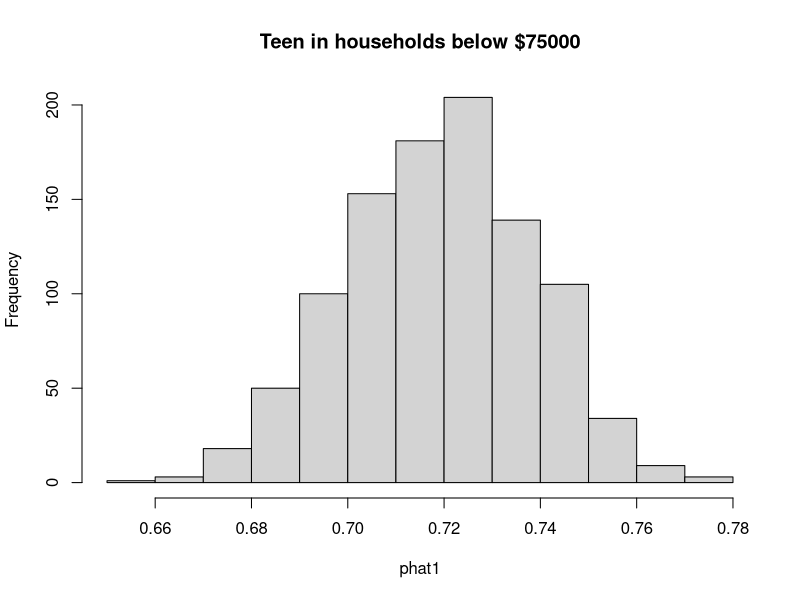
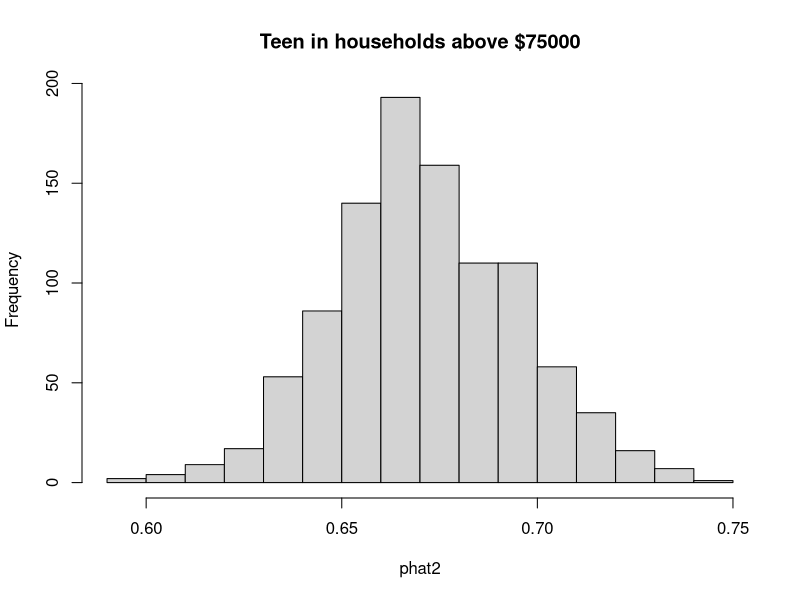

R code for these plots, in order:
#LC 3.3-3.4 Homework problem 8
phat1 = replicate(1000,mean(sample(c(0,1),size = 536,
                                       replace = TRUE,
                                       prob = c(150/536,386/536))))
hist(phat1, main = "Teen in households below $75000")
phat2 = replicate(1000,mean(sample(c(0,1),size = 384,
                                   replace = TRUE,
                                   prob = c(126/384,258/384))))
sd(phat1)
hist(phat2, main = "Teen in households above $75000")
diff = phat1-phat2
sd(diff)

ninty_five_conf. = (386/536-258/384) + c(-1,1)*2*sd(diff)
ninty_five_conf.
#LC 3.3-3.4 Homework problem 12
tea = c(5,11,13,18,20,47,48,52,55,58)
coffee = c(0,0,3,11,15,16,21,21,38,52)
A=mean(tea)-mean(coffee)
xbar_Tea = replicate(5000, mean(sample(tea, size = length(tea),
                                       replace = TRUE)))
xbar_coffee = replicate(5000, mean(sample(coffee, size = length(coffee),
                                          replace = TRUE)))
d = xbar_Tea - xbar_coffee
SE = sd(d)
SE
ninty_five_conf.2 = A+c(-1,1)*2*SE
round(ninty_five_conf.2, 3)
